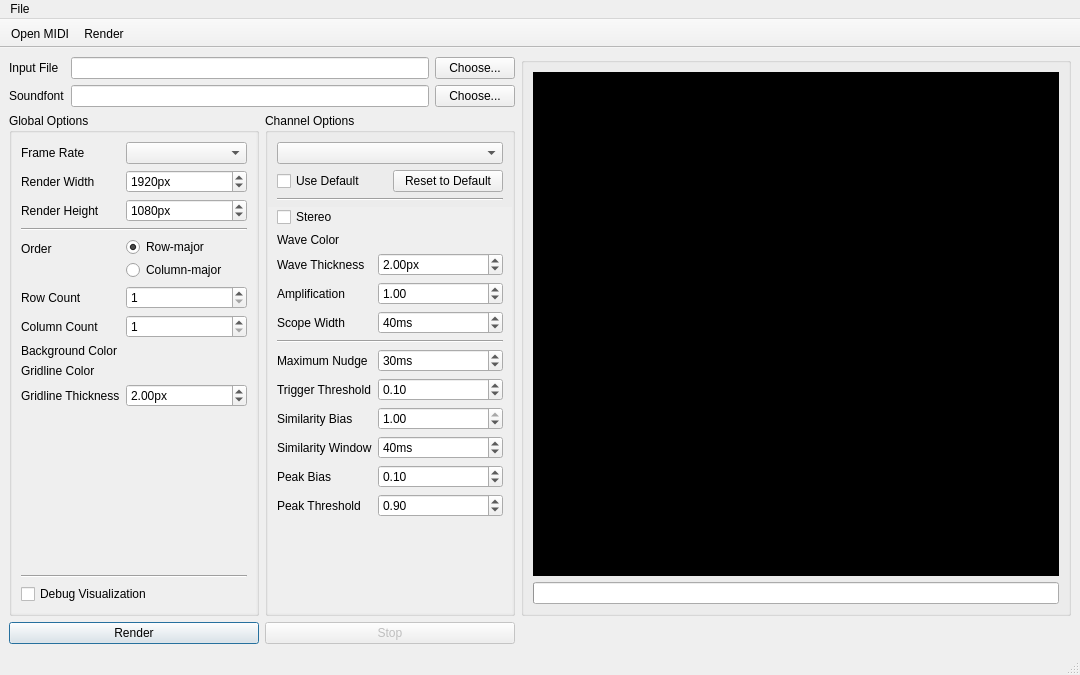
<?xml version="1.0" encoding="UTF-8"?>
<ui version="4.0">
 <class>MainWindow</class>
 <widget class="QMainWindow" name="MainWindow">
  <property name="geometry">
   <rect>
    <x>0</x>
    <y>0</y>
    <width>1080</width>
    <height>675</height>
   </rect>
  </property>
  <property name="windowTitle">
   <string>Osmium</string>
  </property>
  <property name="styleSheet">
   <string notr="true"/>
  </property>
  <widget class="QWidget" name="centralwidget">
   <layout class="QGridLayout" name="gridLayout">
    <item row="2" column="1">
     <widget class="QPushButton" name="btnStopRender">
      <property name="enabled">
       <bool>false</bool>
      </property>
      <property name="text">
       <string>Stop</string>
      </property>
     </widget>
    </item>
    <item row="1" column="0">
     <widget class="QGroupBox" name="gbGlobalOpts">
      <property name="minimumSize">
       <size>
        <width>250</width>
        <height>0</height>
       </size>
      </property>
      <property name="maximumSize">
       <size>
        <width>250</width>
        <height>16777215</height>
       </size>
      </property>
      <property name="title">
       <string>Global Options</string>
      </property>
      <layout class="QVBoxLayout" name="verticalLayout">
       <property name="leftMargin">
        <number>0</number>
       </property>
       <property name="topMargin">
        <number>0</number>
       </property>
       <property name="rightMargin">
        <number>0</number>
       </property>
       <property name="bottomMargin">
        <number>0</number>
       </property>
       <item>
        <widget class="QScrollArea" name="scrollArea">
         <property name="frameShape">
          <enum>QFrame::Shape::NoFrame</enum>
         </property>
         <property name="verticalScrollBarPolicy">
          <enum>Qt::ScrollBarPolicy::ScrollBarAsNeeded</enum>
         </property>
         <property name="horizontalScrollBarPolicy">
          <enum>Qt::ScrollBarPolicy::ScrollBarAlwaysOff</enum>
         </property>
         <property name="widgetResizable">
          <bool>true</bool>
         </property>
         <widget class="QWidget" name="scrollAreaWidgetContents_2">
          <property name="geometry">
           <rect>
            <x>0</x>
            <y>0</y>
            <width>272</width>
            <height>437</height>
           </rect>
          </property>
          <layout class="QVBoxLayout" name="verticalLayout_5">
           <item>
            <widget class="QWidget" name="widget_3" native="true">
             <layout class="QFormLayout" name="formLayout_2">
              <property name="leftMargin">
               <number>0</number>
              </property>
              <property name="topMargin">
               <number>0</number>
              </property>
              <property name="rightMargin">
               <number>0</number>
              </property>
              <property name="bottomMargin">
               <number>0</number>
              </property>
              <item row="0" column="0">
               <widget class="QLabel" name="label">
                <property name="text">
                 <string>Frame Rate</string>
                </property>
                <property name="buddy">
                 <cstring>cmbFrameRate</cstring>
                </property>
               </widget>
              </item>
              <item row="0" column="1">
               <widget class="QComboBox" name="cmbFrameRate">
                <property name="currentIndex">
                 <number>-1</number>
                </property>
               </widget>
              </item>
              <item row="1" column="0">
               <widget class="QLabel" name="label_2">
                <property name="text">
                 <string>Render Width</string>
                </property>
                <property name="buddy">
                 <cstring>sbRenderWidth</cstring>
                </property>
               </widget>
              </item>
              <item row="1" column="1">
               <widget class="QSpinBox" name="sbRenderWidth">
                <property name="suffix">
                 <string>px</string>
                </property>
                <property name="minimum">
                 <number>1</number>
                </property>
                <property name="maximum">
                 <number>10000</number>
                </property>
                <property name="value">
                 <number>1920</number>
                </property>
               </widget>
              </item>
              <item row="2" column="0">
               <widget class="QLabel" name="label_3">
                <property name="text">
                 <string>Render Height</string>
                </property>
                <property name="buddy">
                 <cstring>sbRenderHeight</cstring>
                </property>
               </widget>
              </item>
              <item row="2" column="1">
               <widget class="QSpinBox" name="sbRenderHeight">
                <property name="suffix">
                 <string>px</string>
                </property>
                <property name="minimum">
                 <number>1</number>
                </property>
                <property name="maximum">
                 <number>10000</number>
                </property>
                <property name="value">
                 <number>1080</number>
                </property>
               </widget>
              </item>
              <item row="3" column="0" colspan="2">
               <widget class="Line" name="line_4">
                <property name="orientation">
                 <enum>Qt::Orientation::Horizontal</enum>
                </property>
               </widget>
              </item>
              <item row="4" column="0">
               <widget class="QLabel" name="label_6">
                <property name="text">
                 <string>Order</string>
                </property>
               </widget>
              </item>
              <item row="4" column="1">
               <widget class="QWidget" name="widget_2" native="true">
                <layout class="QVBoxLayout" name="verticalLayout_2">
                 <property name="spacing">
                  <number>3</number>
                 </property>
                 <property name="leftMargin">
                  <number>0</number>
                 </property>
                 <property name="topMargin">
                  <number>0</number>
                 </property>
                 <property name="rightMargin">
                  <number>0</number>
                 </property>
                 <property name="bottomMargin">
                  <number>0</number>
                 </property>
                 <item>
                  <widget class="QRadioButton" name="rbRowMajorLayout">
                   <property name="text">
                    <string>Row-major</string>
                   </property>
                   <property name="checked">
                    <bool>true</bool>
                   </property>
                   <attribute name="buttonGroup">
                    <string notr="true">bgrpCellOrder</string>
                   </attribute>
                  </widget>
                 </item>
                 <item>
                  <widget class="QRadioButton" name="rbColMajorLayout">
                   <property name="text">
                    <string>Column-major</string>
                   </property>
                   <attribute name="buttonGroup">
                    <string notr="true">bgrpCellOrder</string>
                   </attribute>
                  </widget>
                 </item>
                </layout>
               </widget>
              </item>
              <item row="5" column="0">
               <widget class="QLabel" name="label_10">
                <property name="text">
                 <string>Row Count</string>
                </property>
                <property name="buddy">
                 <cstring>sbRowCount</cstring>
                </property>
               </widget>
              </item>
              <item row="5" column="1">
               <widget class="QSpinBox" name="sbRowCount">
                <property name="minimum">
                 <number>1</number>
                </property>
               </widget>
              </item>
              <item row="6" column="0">
               <widget class="QLabel" name="label_4">
                <property name="text">
                 <string>Column Count</string>
                </property>
                <property name="buddy">
                 <cstring>sbColCount</cstring>
                </property>
               </widget>
              </item>
              <item row="6" column="1">
               <widget class="QSpinBox" name="sbColCount">
                <property name="minimum">
                 <number>1</number>
                </property>
               </widget>
              </item>
              <item row="7" column="0">
               <widget class="QLabel" name="label_16">
                <property name="text">
                 <string>Background Color</string>
                </property>
               </widget>
              </item>
              <item row="7" column="1">
               <widget class="ColorPicker" name="cpBackground" native="true">
                <property name="focusPolicy">
                 <enum>Qt::FocusPolicy::TabFocus</enum>
                </property>
                <property name="color" stdset="0">
                 <color>
                  <red>0</red>
                  <green>0</green>
                  <blue>0</blue>
                 </color>
                </property>
                <property name="allowAlpha" stdset="0">
                 <bool>false</bool>
                </property>
               </widget>
              </item>
              <item row="8" column="0">
               <widget class="QLabel" name="label_17">
                <property name="text">
                 <string>Gridline Color</string>
                </property>
               </widget>
              </item>
              <item row="8" column="1">
               <widget class="ColorPicker" name="cpGridlineColor" native="true">
                <property name="focusPolicy">
                 <enum>Qt::FocusPolicy::TabFocus</enum>
                </property>
                <property name="color" stdset="0">
                 <color>
                  <red>0</red>
                  <green>128</green>
                  <blue>160</blue>
                 </color>
                </property>
               </widget>
              </item>
              <item row="9" column="0">
               <widget class="QLabel" name="label_20">
                <property name="text">
                 <string>Gridline Thickness</string>
                </property>
               </widget>
              </item>
              <item row="9" column="1">
               <widget class="QDoubleSpinBox" name="dsbGridlineThickness">
                <property name="suffix">
                 <string>px</string>
                </property>
                <property name="singleStep">
                 <double>0.100000000000000</double>
                </property>
                <property name="value">
                 <double>2.000000000000000</double>
                </property>
               </widget>
              </item>
             </layout>
            </widget>
           </item>
           <item>
            <widget class="Line" name="line_3">
             <property name="orientation">
              <enum>Qt::Orientation::Horizontal</enum>
             </property>
            </widget>
           </item>
           <item>
            <widget class="QCheckBox" name="chbDebugVis">
             <property name="text">
              <string>Debug Visualization</string>
             </property>
            </widget>
           </item>
          </layout>
         </widget>
        </widget>
       </item>
      </layout>
     </widget>
    </item>
    <item row="1" column="1" alignment="Qt::AlignmentFlag::AlignLeft">
     <widget class="QGroupBox" name="gbChannelOpts">
      <property name="minimumSize">
       <size>
        <width>250</width>
        <height>0</height>
       </size>
      </property>
      <property name="maximumSize">
       <size>
        <width>250</width>
        <height>16777215</height>
       </size>
      </property>
      <property name="title">
       <string>Channel Options</string>
      </property>
      <layout class="QVBoxLayout" name="verticalLayout_4">
       <property name="leftMargin">
        <number>0</number>
       </property>
       <property name="topMargin">
        <number>0</number>
       </property>
       <property name="rightMargin">
        <number>0</number>
       </property>
       <property name="bottomMargin">
        <number>0</number>
       </property>
       <item>
        <widget class="QWidget" name="widget" native="true">
         <layout class="QGridLayout" name="gridLayout_2">
          <property name="bottomMargin">
           <number>0</number>
          </property>
          <item row="2" column="0" colspan="2">
           <widget class="Line" name="line_2">
            <property name="orientation">
             <enum>Qt::Orientation::Horizontal</enum>
            </property>
           </widget>
          </item>
          <item row="1" column="1">
           <widget class="QPushButton" name="btnResetOpts">
            <property name="text">
             <string>Reset to Default</string>
            </property>
           </widget>
          </item>
          <item row="1" column="0">
           <widget class="QCheckBox" name="chbInheritOpts">
            <property name="statusTip">
             <string>Whether this channel should inherit the below values from the default settings.</string>
            </property>
            <property name="text">
             <string>Use Default</string>
            </property>
            <property name="checked">
             <bool>false</bool>
            </property>
           </widget>
          </item>
          <item row="0" column="0" colspan="2">
           <widget class="QComboBox" name="cmbChannel"/>
          </item>
         </layout>
        </widget>
       </item>
       <item>
        <widget class="QScrollArea" name="scraChannelOpts">
         <property name="frameShape">
          <enum>QFrame::Shape::NoFrame</enum>
         </property>
         <property name="verticalScrollBarPolicy">
          <enum>Qt::ScrollBarPolicy::ScrollBarAsNeeded</enum>
         </property>
         <property name="horizontalScrollBarPolicy">
          <enum>Qt::ScrollBarPolicy::ScrollBarAlwaysOff</enum>
         </property>
         <property name="widgetResizable">
          <bool>true</bool>
         </property>
         <widget class="QWidget" name="scrollAreaWidgetContents_3">
          <property name="geometry">
           <rect>
            <x>0</x>
            <y>0</y>
            <width>233</width>
            <height>397</height>
           </rect>
          </property>
          <layout class="QFormLayout" name="formLayout">
           <property name="topMargin">
            <number>0</number>
           </property>
           <item row="0" column="0">
            <widget class="QCheckBox" name="chbStereo">
             <property name="text">
              <string>Stereo</string>
             </property>
            </widget>
           </item>
           <item row="1" column="0">
            <widget class="QLabel" name="label_5">
             <property name="text">
              <string>Wave Color</string>
             </property>
            </widget>
           </item>
           <item row="1" column="1">
            <widget class="ColorPicker" name="cpWaveColor" native="true">
             <property name="focusPolicy">
              <enum>Qt::FocusPolicy::TabFocus</enum>
             </property>
            </widget>
           </item>
           <item row="2" column="0">
            <widget class="QLabel" name="label_12">
             <property name="text">
              <string>Wave Thickness</string>
             </property>
             <property name="buddy">
              <cstring>dsbWaveThickness</cstring>
             </property>
            </widget>
           </item>
           <item row="2" column="1">
            <widget class="QDoubleSpinBox" name="dsbWaveThickness">
             <property name="suffix">
              <string>px</string>
             </property>
             <property name="minimum">
              <double>0.500000000000000</double>
             </property>
             <property name="singleStep">
              <double>0.100000000000000</double>
             </property>
             <property name="value">
              <double>2.000000000000000</double>
             </property>
            </widget>
           </item>
           <item row="3" column="0">
            <widget class="QLabel" name="label_9">
             <property name="text">
              <string>Amplification</string>
             </property>
             <property name="buddy">
              <cstring>dsbAmplification</cstring>
             </property>
            </widget>
           </item>
           <item row="3" column="1">
            <widget class="QDoubleSpinBox" name="dsbAmplification">
             <property name="minimum">
              <double>0.100000000000000</double>
             </property>
             <property name="singleStep">
              <double>0.100000000000000</double>
             </property>
             <property name="value">
              <double>1.000000000000000</double>
             </property>
            </widget>
           </item>
           <item row="4" column="0">
            <widget class="QLabel" name="label_7">
             <property name="text">
              <string>Scope Width</string>
             </property>
             <property name="buddy">
              <cstring>sbScopeWidth</cstring>
             </property>
            </widget>
           </item>
           <item row="4" column="1">
            <widget class="QSpinBox" name="sbScopeWidth">
             <property name="suffix">
              <string>ms</string>
             </property>
             <property name="minimum">
              <number>1</number>
             </property>
             <property name="maximum">
              <number>1000</number>
             </property>
             <property name="value">
              <number>40</number>
             </property>
            </widget>
           </item>
           <item row="5" column="0" colspan="2">
            <widget class="Line" name="line">
             <property name="orientation">
              <enum>Qt::Orientation::Horizontal</enum>
             </property>
            </widget>
           </item>
           <item row="6" column="0">
            <widget class="QLabel" name="label_8">
             <property name="statusTip">
              <string>How far forward the scope can &quot;nudge&quot; waveforms so they line up from frame to frame.</string>
             </property>
             <property name="text">
              <string>Maximum Nudge</string>
             </property>
             <property name="buddy">
              <cstring>sbMaxNudge</cstring>
             </property>
            </widget>
           </item>
           <item row="6" column="1">
            <widget class="QSpinBox" name="sbMaxNudge">
             <property name="statusTip">
              <string>How far forward the scope can &quot;nudge&quot; waveforms so they line up from frame to frame.</string>
             </property>
             <property name="suffix">
              <string>ms</string>
             </property>
             <property name="minimum">
              <number>0</number>
             </property>
             <property name="maximum">
              <number>100</number>
             </property>
             <property name="value">
              <number>30</number>
             </property>
            </widget>
           </item>
           <item row="7" column="0">
            <widget class="QLabel" name="label_11">
             <property name="statusTip">
              <string>Minimum amplitude of a sample for it to trigger a rising edge.</string>
             </property>
             <property name="text">
              <string>Trigger Threshold</string>
             </property>
             <property name="buddy">
              <cstring>dsbTriggerThreshold</cstring>
             </property>
            </widget>
           </item>
           <item row="7" column="1">
            <widget class="QDoubleSpinBox" name="dsbTriggerThreshold">
             <property name="statusTip">
              <string>Minimum amplitude of a sample for it to trigger a rising edge.</string>
             </property>
             <property name="maximum">
              <double>1.000000000000000</double>
             </property>
             <property name="singleStep">
              <double>0.010000000000000</double>
             </property>
             <property name="value">
              <double>0.100000000000000</double>
             </property>
            </widget>
           </item>
           <item row="8" column="0">
            <widget class="QLabel" name="label_21">
             <property name="text">
              <string>Similarity Bias</string>
             </property>
            </widget>
           </item>
           <item row="8" column="1">
            <widget class="QDoubleSpinBox" name="dsbSimilarityBias">
             <property name="maximum">
              <double>1.000000000000000</double>
             </property>
             <property name="singleStep">
              <double>0.010000000000000</double>
             </property>
             <property name="value">
              <double>1.000000000000000</double>
             </property>
            </widget>
           </item>
           <item row="9" column="0">
            <widget class="QLabel" name="label_15">
             <property name="text">
              <string>Similarity Window</string>
             </property>
             <property name="buddy">
              <cstring>sbSimilarityWindow</cstring>
             </property>
            </widget>
           </item>
           <item row="9" column="1">
            <widget class="QSpinBox" name="sbSimilarityWindow">
             <property name="suffix">
              <string>ms</string>
             </property>
             <property name="maximum">
              <number>1000</number>
             </property>
             <property name="value">
              <number>40</number>
             </property>
            </widget>
           </item>
           <item row="10" column="0">
            <widget class="QLabel" name="label_18">
             <property name="text">
              <string>Peak Bias</string>
             </property>
            </widget>
           </item>
           <item row="10" column="1">
            <widget class="QDoubleSpinBox" name="dsbPeakBias">
             <property name="maximum">
              <double>1.000000000000000</double>
             </property>
             <property name="singleStep">
              <double>0.010000000000000</double>
             </property>
             <property name="value">
              <double>0.100000000000000</double>
             </property>
            </widget>
           </item>
           <item row="11" column="0">
            <widget class="QLabel" name="label_19">
             <property name="text">
              <string>Peak Threshold</string>
             </property>
            </widget>
           </item>
           <item row="11" column="1">
            <widget class="QDoubleSpinBox" name="dsbPeakThreshold">
             <property name="maximum">
              <double>1.000000000000000</double>
             </property>
             <property name="singleStep">
              <double>0.010000000000000</double>
             </property>
             <property name="value">
              <double>0.900000000000000</double>
             </property>
            </widget>
           </item>
          </layout>
         </widget>
        </widget>
       </item>
      </layout>
     </widget>
    </item>
    <item row="2" column="0">
     <widget class="QPushButton" name="btnStartRender">
      <property name="text">
       <string>Render</string>
      </property>
      <property name="default">
       <bool>true</bool>
      </property>
     </widget>
    </item>
    <item row="0" column="0" colspan="2">
     <widget class="QWidget" name="wgtFileChoosers" native="true">
      <layout class="QGridLayout" name="gridLayout_3">
       <property name="leftMargin">
        <number>0</number>
       </property>
       <property name="topMargin">
        <number>0</number>
       </property>
       <property name="rightMargin">
        <number>0</number>
       </property>
       <property name="bottomMargin">
        <number>0</number>
       </property>
       <item row="1" column="1">
        <widget class="QLineEdit" name="leInputFile">
         <property name="readOnly">
          <bool>true</bool>
         </property>
        </widget>
       </item>
       <item row="1" column="0">
        <widget class="QLabel" name="label_13">
         <property name="text">
          <string>Input File</string>
         </property>
        </widget>
       </item>
       <item row="2" column="0">
        <widget class="QLabel" name="label_14">
         <property name="text">
          <string>Soundfont</string>
         </property>
        </widget>
       </item>
       <item row="2" column="1">
        <widget class="QLineEdit" name="leSoundfont">
         <property name="readOnly">
          <bool>true</bool>
         </property>
        </widget>
       </item>
       <item row="1" column="2">
        <widget class="QPushButton" name="btnChooseFile">
         <property name="text">
          <string>Choose...</string>
         </property>
         <property name="icon">
          <iconset theme="QIcon::ThemeIcon::FolderOpen"/>
         </property>
        </widget>
       </item>
       <item row="2" column="2">
        <widget class="QPushButton" name="btnChooseSoundfont">
         <property name="text">
          <string>Choose...</string>
         </property>
         <property name="icon">
          <iconset theme="QIcon::ThemeIcon::AudioCard"/>
         </property>
        </widget>
       </item>
      </layout>
     </widget>
    </item>
    <item row="0" column="2" rowspan="2">
     <widget class="QGroupBox" name="groupBox_3">
      <layout class="QVBoxLayout" name="verticalLayout_3">
       <item>
        <widget class="ResizableQLabel" name="lbCanvas">
         <property name="styleSheet">
          <string notr="true">QLabel {
	background: #000000;
}</string>
         </property>
         <property name="text">
          <string/>
         </property>
        </widget>
       </item>
       <item>
        <widget class="QProgressBar" name="progressBar">
         <property name="maximum">
          <number>1000</number>
         </property>
         <property name="value">
          <number>0</number>
         </property>
         <property name="textVisible">
          <bool>false</bool>
         </property>
        </widget>
       </item>
      </layout>
     </widget>
    </item>
   </layout>
  </widget>
  <widget class="QStatusBar" name="statusbar"/>
  <widget class="QToolBar" name="toolBar">
   <property name="windowTitle">
    <string>toolBar</string>
   </property>
   <property name="movable">
    <bool>false</bool>
   </property>
   <property name="iconSize">
    <size>
     <width>16</width>
     <height>16</height>
    </size>
   </property>
   <attribute name="toolBarArea">
    <enum>TopToolBarArea</enum>
   </attribute>
   <attribute name="toolBarBreak">
    <bool>false</bool>
   </attribute>
   <addaction name="actionOpen"/>
   <addaction name="actionRender"/>
  </widget>
  <widget class="QMenuBar" name="menuBar">
   <property name="geometry">
    <rect>
     <x>0</x>
     <y>0</y>
     <width>1080</width>
     <height>25</height>
    </rect>
   </property>
   <property name="sizePolicy">
    <sizepolicy hsizetype="MinimumExpanding" vsizetype="Fixed">
     <horstretch>0</horstretch>
     <verstretch>0</verstretch>
    </sizepolicy>
   </property>
   <widget class="QMenu" name="menuFile">
    <property name="title">
     <string>File</string>
    </property>
    <addaction name="actionOpen"/>
    <addaction name="actionChooseSoundfont"/>
   </widget>
   <addaction name="menuFile"/>
  </widget>
  <action name="actionOpen">
   <property name="icon">
    <iconset theme="QIcon::ThemeIcon::FolderOpen"/>
   </property>
   <property name="text">
    <string>Open MIDI</string>
   </property>
   <property name="shortcut">
    <string>Ctrl+O</string>
   </property>
   <property name="menuRole">
    <enum>QAction::MenuRole::NoRole</enum>
   </property>
  </action>
  <action name="actionRender">
   <property name="icon">
    <iconset theme="QIcon::ThemeIcon::CameraVideo"/>
   </property>
   <property name="text">
    <string>Render</string>
   </property>
   <property name="shortcut">
    <string>Ctrl+R</string>
   </property>
   <property name="menuRole">
    <enum>QAction::MenuRole::NoRole</enum>
   </property>
  </action>
  <action name="actionChooseSoundfont">
   <property name="icon">
    <iconset theme="QIcon::ThemeIcon::AudioCard"/>
   </property>
   <property name="text">
    <string>Choose Soundfont...</string>
   </property>
   <property name="shortcut">
    <string>Ctrl+F</string>
   </property>
  </action>
 </widget>
 <customwidgets>
  <customwidget>
   <class>ResizableQLabel</class>
   <extends>QLabel</extends>
   <header>resizableqlabel.h</header>
  </customwidget>
  <customwidget>
   <class>ColorPicker</class>
   <extends>QWidget</extends>
   <header>colorpicker.h</header>
   <container>1</container>
   <slots>
    <signal>valueChanged(QColor)</signal>
   </slots>
  </customwidget>
 </customwidgets>
 <tabstops>
  <tabstop>leInputFile</tabstop>
  <tabstop>btnChooseFile</tabstop>
  <tabstop>leSoundfont</tabstop>
  <tabstop>btnChooseSoundfont</tabstop>
  <tabstop>scrollArea</tabstop>
  <tabstop>cmbFrameRate</tabstop>
  <tabstop>sbRenderWidth</tabstop>
  <tabstop>sbRenderHeight</tabstop>
  <tabstop>rbRowMajorLayout</tabstop>
  <tabstop>rbColMajorLayout</tabstop>
  <tabstop>sbRowCount</tabstop>
  <tabstop>sbColCount</tabstop>
  <tabstop>cpBackground</tabstop>
  <tabstop>cpGridlineColor</tabstop>
  <tabstop>dsbGridlineThickness</tabstop>
  <tabstop>chbDebugVis</tabstop>
  <tabstop>cmbChannel</tabstop>
  <tabstop>chbInheritOpts</tabstop>
  <tabstop>btnResetOpts</tabstop>
  <tabstop>scraChannelOpts</tabstop>
  <tabstop>chbStereo</tabstop>
  <tabstop>cpWaveColor</tabstop>
  <tabstop>dsbWaveThickness</tabstop>
  <tabstop>dsbAmplification</tabstop>
  <tabstop>sbScopeWidth</tabstop>
  <tabstop>sbMaxNudge</tabstop>
  <tabstop>dsbTriggerThreshold</tabstop>
  <tabstop>dsbSimilarityBias</tabstop>
  <tabstop>sbSimilarityWindow</tabstop>
  <tabstop>dsbPeakBias</tabstop>
  <tabstop>dsbPeakThreshold</tabstop>
  <tabstop>btnStartRender</tabstop>
  <tabstop>btnStopRender</tabstop>
 </tabstops>
 <resources/>
 <connections>
  <connection>
   <sender>cmbChannel</sender>
   <signal>currentIndexChanged(int)</signal>
   <receiver>MainWindow</receiver>
   <slot>setCurrentChannel(int)</slot>
   <hints>
    <hint type="sourcelabel">
     <x>452</x>
     <y>175</y>
    </hint>
    <hint type="destinationlabel">
     <x>363</x>
     <y>58</y>
    </hint>
   </hints>
  </connection>
  <connection>
   <sender>sbRenderWidth</sender>
   <signal>valueChanged(int)</signal>
   <receiver>MainWindow</receiver>
   <slot>recalcPreview()</slot>
   <hints>
    <hint type="sourcelabel">
     <x>221</x>
     <y>206</y>
    </hint>
    <hint type="destinationlabel">
     <x>558</x>
     <y>299</y>
    </hint>
   </hints>
  </connection>
  <connection>
   <sender>sbRenderHeight</sender>
   <signal>valueChanged(int)</signal>
   <receiver>MainWindow</receiver>
   <slot>recalcPreview()</slot>
   <hints>
    <hint type="sourcelabel">
     <x>221</x>
     <y>237</y>
    </hint>
    <hint type="destinationlabel">
     <x>558</x>
     <y>299</y>
    </hint>
   </hints>
  </connection>
  <connection>
   <sender>bgrpCellOrder</sender>
   <signal>idClicked(int)</signal>
   <receiver>MainWindow</receiver>
   <slot>recalcPreview()</slot>
   <hints>
    <hint type="sourcelabel">
     <x>-1</x>
     <y>-1</y>
    </hint>
    <hint type="destinationlabel">
     <x>558</x>
     <y>299</y>
    </hint>
   </hints>
  </connection>
  <connection>
   <sender>sbRowCount</sender>
   <signal>valueChanged(int)</signal>
   <receiver>MainWindow</receiver>
   <slot>recalcPreview()</slot>
   <hints>
    <hint type="sourcelabel">
     <x>193</x>
     <y>308</y>
    </hint>
    <hint type="destinationlabel">
     <x>558</x>
     <y>299</y>
    </hint>
   </hints>
  </connection>
  <connection>
   <sender>sbColCount</sender>
   <signal>valueChanged(int)</signal>
   <receiver>MainWindow</receiver>
   <slot>recalcPreview()</slot>
   <hints>
    <hint type="sourcelabel">
     <x>176</x>
     <y>335</y>
    </hint>
    <hint type="destinationlabel">
     <x>558</x>
     <y>299</y>
    </hint>
   </hints>
  </connection>
  <connection>
   <sender>btnStartRender</sender>
   <signal>clicked()</signal>
   <receiver>MainWindow</receiver>
   <slot>debugStart()</slot>
   <hints>
    <hint type="sourcelabel">
     <x>165</x>
     <y>643</y>
    </hint>
    <hint type="destinationlabel">
     <x>143</x>
     <y>576</y>
    </hint>
   </hints>
  </connection>
  <connection>
   <sender>btnResetOpts</sender>
   <signal>clicked()</signal>
   <receiver>MainWindow</receiver>
   <slot>resetCurrentToDefault()</slot>
   <hints>
    <hint type="sourcelabel">
     <x>452</x>
     <y>205</y>
    </hint>
    <hint type="destinationlabel">
     <x>403</x>
     <y>59</y>
    </hint>
   </hints>
  </connection>
  <connection>
   <sender>chbInheritOpts</sender>
   <signal>clicked(bool)</signal>
   <receiver>scraChannelOpts</receiver>
   <slot>setDisabled(bool)</slot>
   <hints>
    <hint type="sourcelabel">
     <x>349</x>
     <y>203</y>
    </hint>
    <hint type="destinationlabel">
     <x>461</x>
     <y>441</y>
    </hint>
   </hints>
  </connection>
  <connection>
   <sender>btnStopRender</sender>
   <signal>clicked(bool)</signal>
   <receiver>btnStopRender</receiver>
   <slot>setEnabled(bool)</slot>
   <hints>
    <hint type="sourcelabel">
     <x>464</x>
     <y>643</y>
    </hint>
    <hint type="destinationlabel">
     <x>464</x>
     <y>643</y>
    </hint>
   </hints>
  </connection>
  <connection>
   <sender>actionOpen</sender>
   <signal>triggered()</signal>
   <receiver>MainWindow</receiver>
   <slot>choose_input_file()</slot>
   <hints>
    <hint type="sourcelabel">
     <x>-1</x>
     <y>-1</y>
    </hint>
    <hint type="destinationlabel">
     <x>558</x>
     <y>299</y>
    </hint>
   </hints>
  </connection>
  <connection>
   <sender>actionChooseSoundfont</sender>
   <signal>triggered()</signal>
   <receiver>MainWindow</receiver>
   <slot>choose_soundfont()</slot>
   <hints>
    <hint type="sourcelabel">
     <x>-1</x>
     <y>-1</y>
    </hint>
    <hint type="destinationlabel">
     <x>558</x>
     <y>299</y>
    </hint>
   </hints>
  </connection>
 </connections>
 <slots>
  <slot>debugStart()</slot>
  <slot>debugStop()</slot>
  <slot>setCurrentChannel(int)</slot>
  <slot>recalcPreview()</slot>
  <slot>resetCurrentToDefault()</slot>
  <slot>choose_input_file()</slot>
  <slot>choose_soundfont()</slot>
 </slots>
 <buttongroups>
  <buttongroup name="bgrpCellOrder"/>
 </buttongroups>
</ui>
